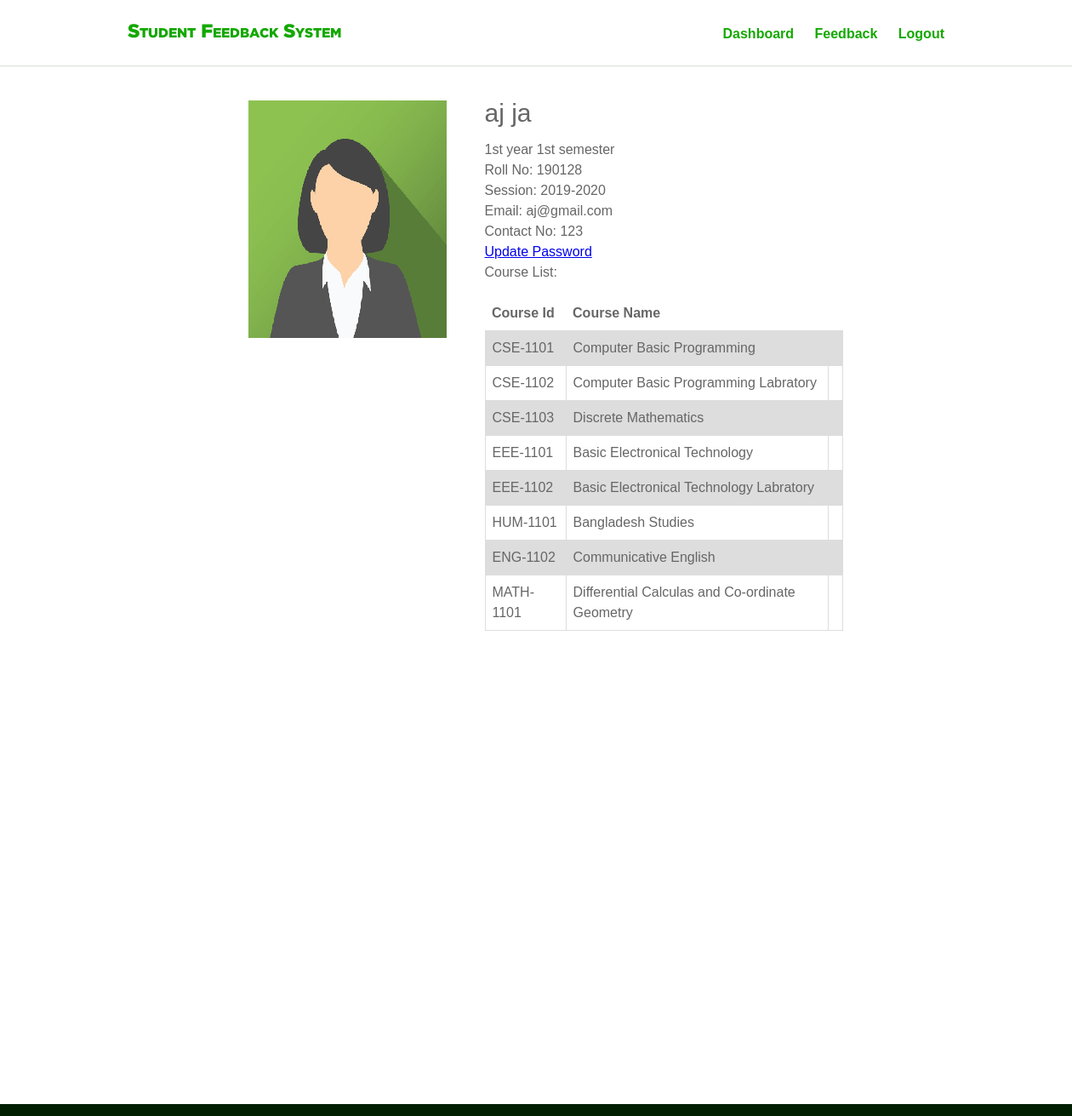
/ (signed in), run on the app's committed database.
### account/models.py (models this page shows, shortened)
class StudentProfile(models.Model):
    user = models.ForeignKey(User, on_delete=models.CASCADE)
    profile_pic = models.ImageField(upload_to='profile_pic', default='img_avatar2.png')
    dept = models.ForeignKey(Dept, on_delete=models.CASCADE)
    batch = models.ForeignKey(Batch, on_delete=models.CASCADE)
    year_semester = models.ForeignKey(Semester, default="", on_delete=models.CASCADE)
    contantnum = models.CharField(max_length=15, blank=True, null=True)

class Semester(models.Model):
    name = models.CharField(max_length=200, unique=True)

class Batch(models.Model):
    name = models.CharField(max_length=200, unique=True)
    def __str__(self):
        return self.name

### main/models.py (models this page shows, shortened)
class SemesterSubject(models.Model):
    semester = models.ForeignKey(Semester, on_delete=models.CASCADE)
    subject = models.ForeignKey(Subject, on_delete=models.CASCADE)
    def __str__(self):
        return str(self.subject.name)

class Subject(models.Model):
    name = models.CharField(max_length=250, blank=False)
    dept = models.ForeignKey(Dept, on_delete=models.CASCADE)
    subcode = models.CharField(max_length=50, unique=True)
    class Meta:
        ordering = ['subcode']

### account/views.py (the view, shortened to what this page needs)
# urls.py: url(r'^$', views.home, name="home"),
@login_required(login_url = '/login/')
def home(request):
    user = request.user
    students = StudentProfile.objects.filter(user=user)
    teachers = Teacher.objects.filter(user=user)
    if students:
        student = get_object_or_404(StudentProfile, user=user)
        subjects = SemesterSubject.objects.filter(semester=student.year_semester)
        reviews = ReviewSet.objects.filter(semester = student.year_semester, dept=student.dept)
        list = []
        for rev in reviews:
            now = datetime.utcnow().replace(tzinfo=utc)
            given = Review.objects.filter(reviewfor=rev, user=user)
            if given:
                list.append('Given')
            elif rev.endtime < now:
                list.append('Time Over')
            else:
                list.append('Not Given')
        reviewslist = zip(reviews, list)
        context = {
            'stuprofile' : student,
            'user' : user,
            'subjects' : subjects,
            'reviewslist' : reviewslist,
        }
        return render(request, 'studentdashboard.html', context)
    elif user.is_staff:
        return render(request, 'admindashboard.html')
    else:
        return render(request, 'usernotgivenrole.html')

### account/models.py (called while the page is built)
    def __str__(self):
        return self.name

### templates/studentdashboard.html
{% extends 'master.html' %}
{% load static %}
{% block body %}
{% include 'navbar.html' %}
<section id="hero_area">
    <div class="inner_hero container">
        <img src="{{ stuprofile.profile_pic.url }}" alt="" class="alignleft">
        <h4>{{stuprofile.user.first_name}} {{stuprofile.user.last_name}}</h4>
        <p>
            {{stuprofile.year_semester}}<br>
            Roll No: {{user.username}} <br>
            Session: {{stuprofile.batch}}<br>
            Email: {{user.email}}<br>
            Contact No: {{stuprofile.contantnum}}<br>
            <a href="{% url 'changepass' %}">Update Password</a>
            <br>
            Course List: <br>
        </p>
        <table>
            <tr>
                <th>Course Id</th>
                <th>Course Name</th>
            </tr>
            {% for i in subjects %}
            <tr>
                <td>{{i.subject.subcode}}</td>
                <td>{{ i }}</td>
                <td>{{ i.subject.}}</td>
            </tr>
            {% endfor %}
        </table>
    </div>
</section>
{% endblock %}

### static/css/style.css (style rules this page uses)
html { position: relative; min-height: 100%; }
body { color: #666666; font-family: Georgia, sans-serif; font-size: 16px; line-height: 1.5em; margin: 0; margin-bottom: 170px; }
.container { margin: 0 auto; max-width: 960px; width: 96%; }
img { max-width: 100%; height: auto; }
.alignleft { float: left; margin-right: 15px; margin-bottom: 15px; }
#hero_area { background: #fff; margin: 40px; padding: 0; }
.inner_hero { overflow: visible; display: block; width: 65%; }
.inner_hero img { margin-right: 45px; margin-bottom: 0; margin-left: 45px; }
.inner_hero h4 { color: #666666; font-size: 30px; line-height: 1em; font-weight: normal; margin-bottom: 15px; }
.inner_hero p { color: #666666; font-size: 16px; font-weight: normal; }
.inner_hero table { border-collapse: collapse; width: 55%; }
.inner_hero td, th { border: 1px solid #dddddd; text-align: left; padding: 8px; }
.inner_hero tr:nth-child(even) { background-color: #dddddd; }
.inner_feedback td, th { border: 1px solid #dddddd; text-align: left; padding: 8px; }
.inner_feedbackstatistics td, th { border: none; text-align: left; padding: 8px; }

### data on the page
StudentProfile: profile_pic (picture), user.first_name "aj", user.last_name "ja", year_semester "1st year 1st semester", batch "2019-2020", contantnum "123"
SemesterSubject: subject.subcode "CSE-1101", subject.name "Computer Basic Programming"
SemesterSubject: subject.subcode "CSE-1102", subject.name "Computer Basic Programming Labratory"
SemesterSubject: subject.subcode "CSE-1103", subject.name "Discrete Mathematics"
SemesterSubject: subject.subcode "EEE-1101", subject.name "Basic Electronical Technology"
SemesterSubject: subject.subcode "EEE-1102", subject.name "Basic Electronical Technology Labratory"
SemesterSubject: subject.subcode "HUM-1101", subject.name "Bangladesh Studies"
SemesterSubject: subject.subcode "ENG-1102", subject.name "Communicative English"
SemesterSubject: subject.subcode "MATH-1101", subject.name "Differential Calculas and Co-ordinate Geometry"

### other printed values
{{ user.username }} "190128"
{{ user.email }} "aj@gmail.com"
